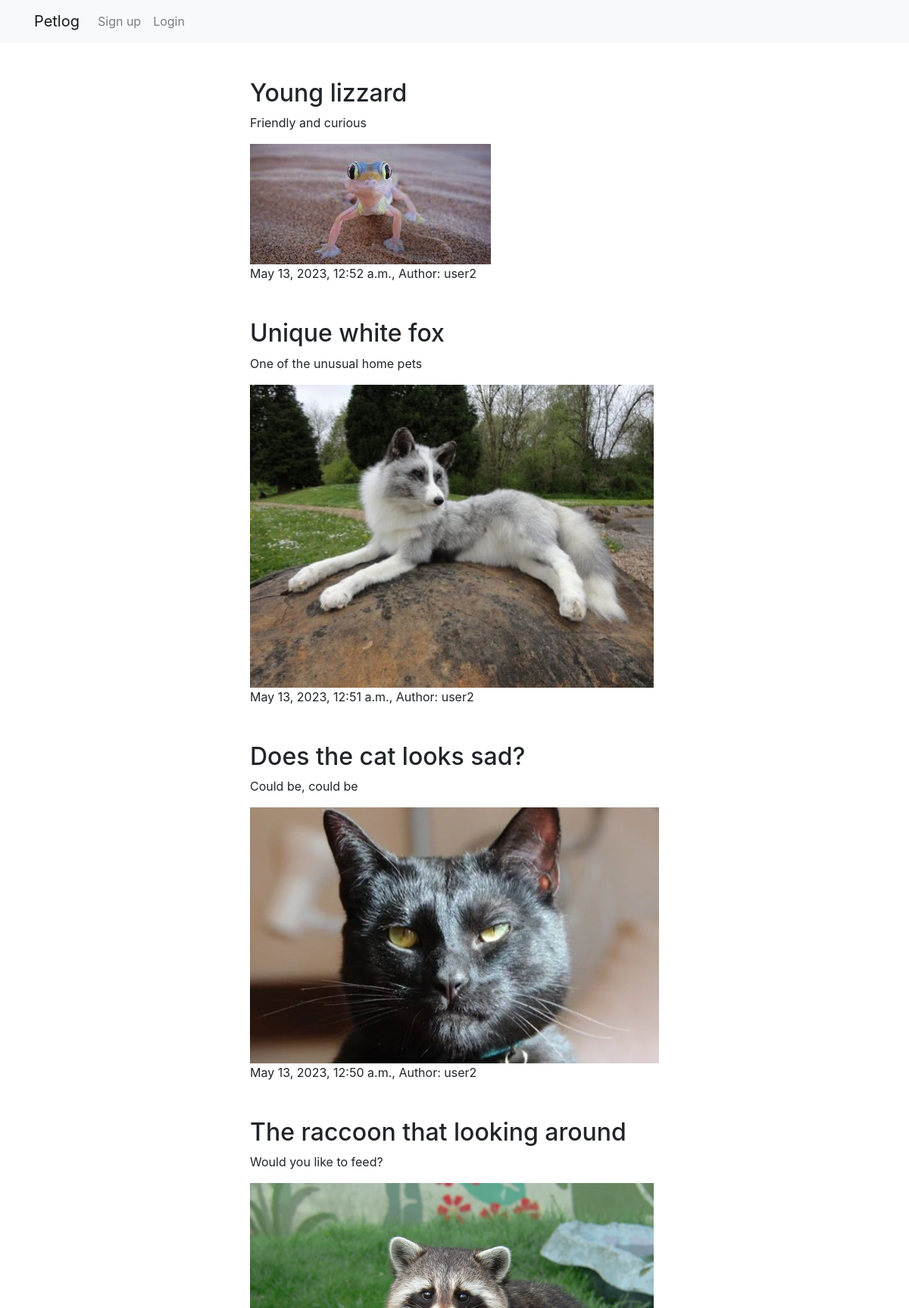
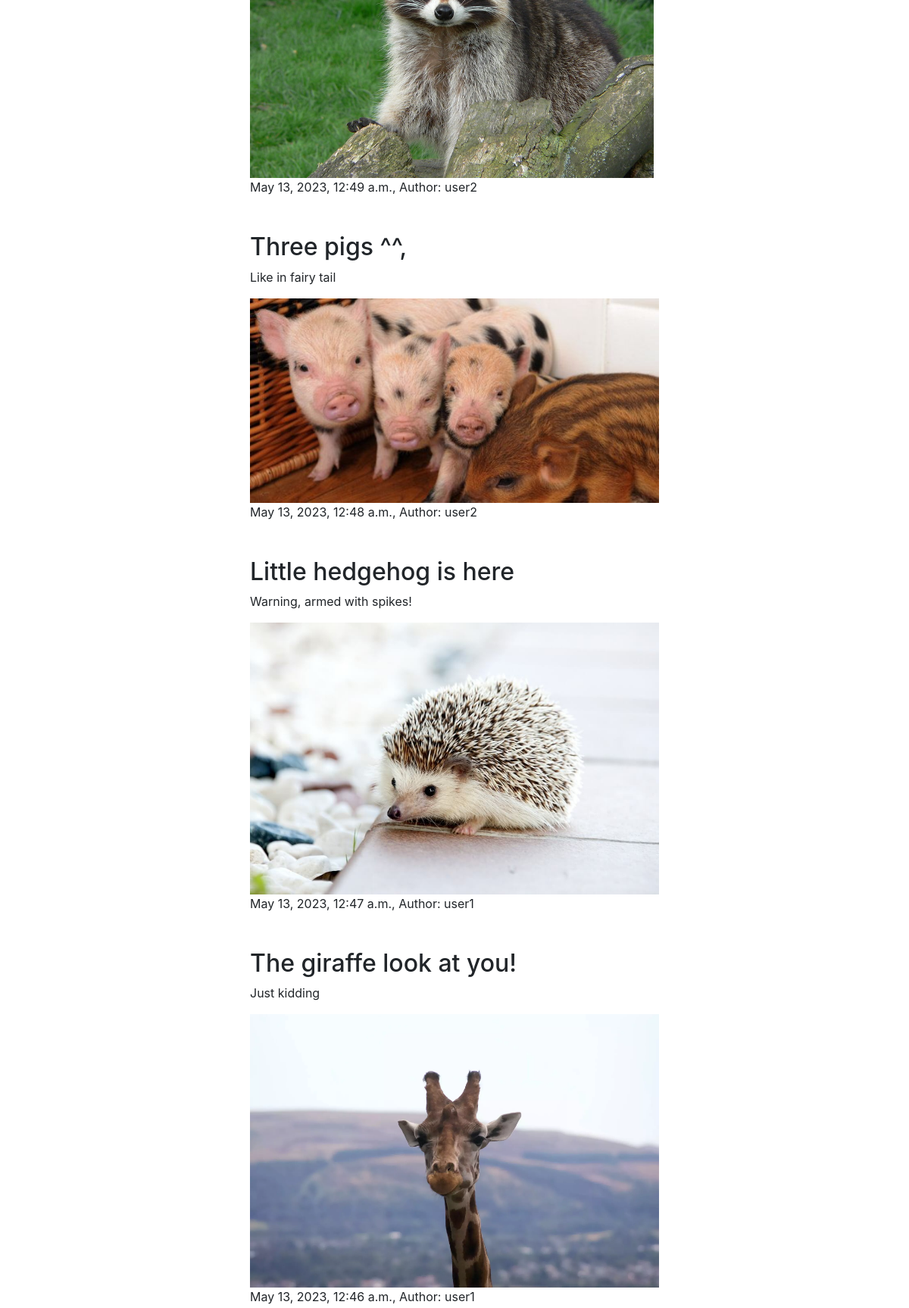
The page / (upper part) on the database its author committed (2 pictures, top to bottom).
### Petlog/models.py (models this page shows)
class NewPost(models.Model):
    title = models.CharField(max_length=100)
    content = models.TextField()
    image = models.ImageField(upload_to='media/news_images', null=True, blank=True)
    pub_date = models.DateTimeField(auto_now_add=True)
    author = models.ForeignKey(User, on_delete=models.CASCADE)

### Petlog/views.py (the view)
# urls.py: path('', views.home, name='home'),
def home(request):
    user = request.user
    posts = NewPost.objects.order_by('-pub_date')
    context = {
        'user': user,
        'posts': posts
    }
    return render(request, 'home.html', context)

### Petlog/templates/home.html
{% extends 'base.html' %}
{% block content %}
{% for post in posts %}
    <div class="mb-5">
        <h2>{{ post.title }}</h2>
        <p>{{ post.content }}</p>
        {% if post.image %}
            <img src="{{ post.image.url }}" class="post-image">
        {% endif %}
        <p>{{ post.pub_date }}, Author: {{ post.author }}</p>
    </div>
{% endfor %}
{% endblock %}

### Petlog/templates/base.html (shortened to what this page needs)
{% load static %}
<!DOCTYPE html>
<html>
<head>
    <link rel="stylesheet" type="text/css" href="{% static 'css/main.css' %}">
    <link rel="stylesheet" href="https://stackpath.bootstrapcdn.com/bootstrap/4.5.0/css/bootstrap.min.css">
</head>
<body>
    <header>
        <nav class="navbar navbar-expand-lg navbar-light bg-light mx-auto">
          <div class="container">
            <a class="navbar-brand" href="{% url 'home' %}">Petlog</a>
            <div class="collapse navbar-collapse" id="navbarNav">
              <ul class="navbar-nav">
                  {% if user.is_authenticated %}
                    <li class="nav-item">
                      <a class="nav-link" href="{% url 'create-news' %}">Create Post</a>
                    </li>
                    <li class="nav-item">
                      <a class="nav-link" href="{% url 'profile' %}">Profile</a>
                    </li>
                    <li class="nav-item">
                      <a class="nav-link" href="{% url 'logout' %}">Logout</a>
                    </li>
                  {% else %}
                    <li class="nav-item">
                      <a class="nav-link" href="{% url 'signup' %}">Sign up</a>
                    </li>
                    <li class="nav-item">
                      <a class="nav-link" href="{% url 'login' %}">Login</a>
                    </li>
                  {% endif %}
              </ul>
            </div>
          </div>
        </nav>
    </header>
    <main>
    <div class="container">
        <div class="row justify-content-center">
            <div class="col-md-6 mt-5">
                {% block content %}
                {% endblock %}
            </div>
        </div>
    </div>
    </main>
</body>
</html>

### Petlog/static/css/main.css (style rules this page uses)
.post-image { max-width: 100%; max-height: 400px; }

### rows shown on the page
NewPost: title "Young lizzard", content "Friendly and curious", image (picture), pub_date "May 13, 2023, 12:52 a.m.", author "user2"
NewPost: title "Unique white fox", content "One of the unusual home pets", image (picture), pub_date "May 13, 2023, 12:51 a.m.", author "user2"
NewPost: title "Does the cat looks sad?", content "Could be, could be", image (picture), pub_date "May 13, 2023, 12:50 a.m.", author "user2"
NewPost: title "The raccoon that looking around", content "Would you like to feed?", image (picture), pub_date "May 13, 2023, 12:49 a.m.", author "user2"
NewPost: title "Three pigs ^^,", content "Like in fairy tail", image (picture), pub_date "May 13, 2023, 12:48 a.m.", author "user2"
NewPost: title "Little hedgehog is here", content "Warning, armed with spikes!", image (picture), pub_date "May 13, 2023, 12:47 a.m.", author "user1"
NewPost: title "The giraffe look at you!", content "Just kidding", image (picture), pub_date "May 13, 2023, 12:46 a.m.", author "user1"
